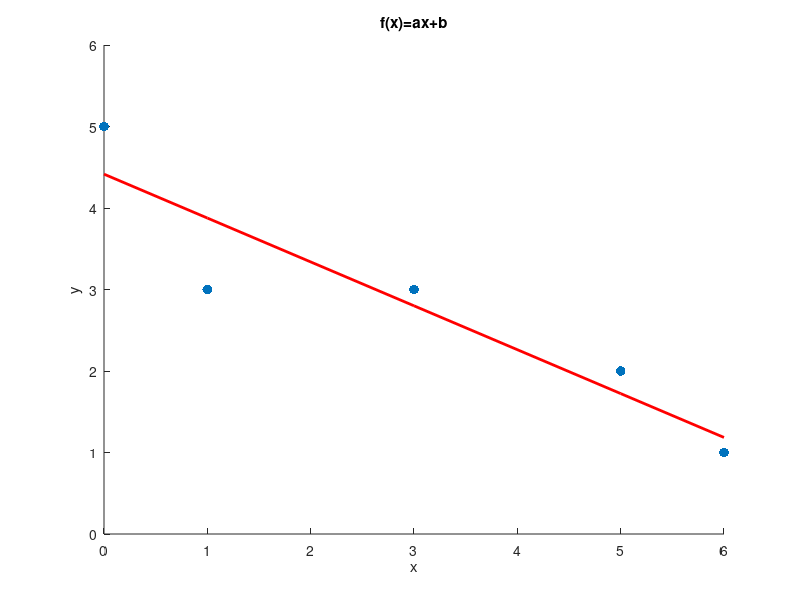
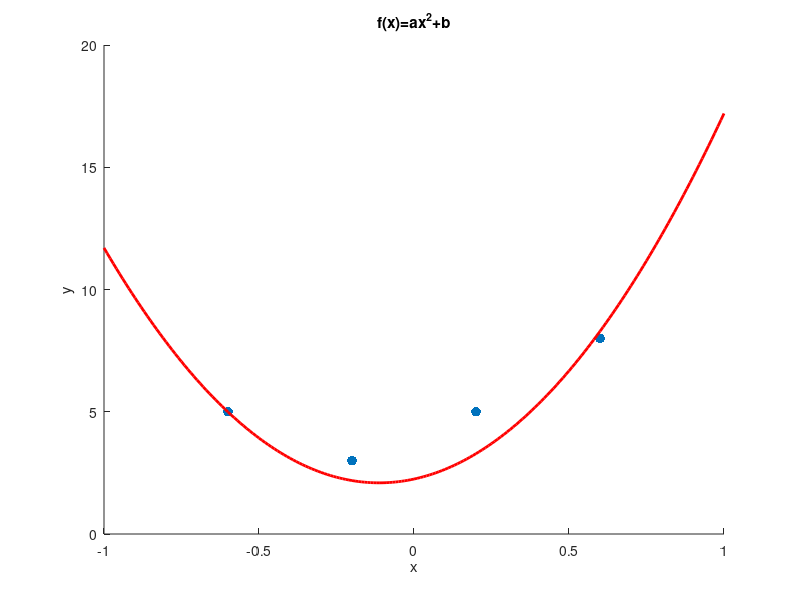

The MATLAB script that drew these images, in order:
%% Linearna funkcia
x = [0, 1, 3, 5, 6];
y = [5, 3, 3, 2, 1];
n = length(x);

M = [sum(x.^2),sum(x);sum(x),n];
z = [sum(x.*y);sum(y)];

koeficienty = M\z;
a= koeficienty(1);
b= koeficienty(2);

figure;
scatter(x,y,50,'filled','black')
hold on;
plot(x,a*x+b,'linewidth',2,'color','r')

ylim([0,6])
xlim([0,6])
xlabel('x')
ylabel('y')
title('f(x)=ax+b')

%% Kvadraticka funkcia
x = [-0.6 -0.2 0.2 0.6];
y = [5 3 5 8];


M = [sum(x.^4),sum(x.^3),sum(x.^2);sum(x.^3),sum(x.^2),sum(x);sum(x.^2),sum(x),n];
z = [sum(x.^2.*y);sum(x.*y);sum(y)];

koeficienty = M\z;
a = koeficienty(1);
b = koeficienty(2);
c = koeficienty(3);

figure;
scatter(x,y,50,'filled','black');
hold on;
x = -1:0.01:1;
plot(x, a*x.^2+b*x+c,'linewidth',2,'color','r');

xlabel('x');
ylabel('y');
title('f(x)=ax^2+b');
